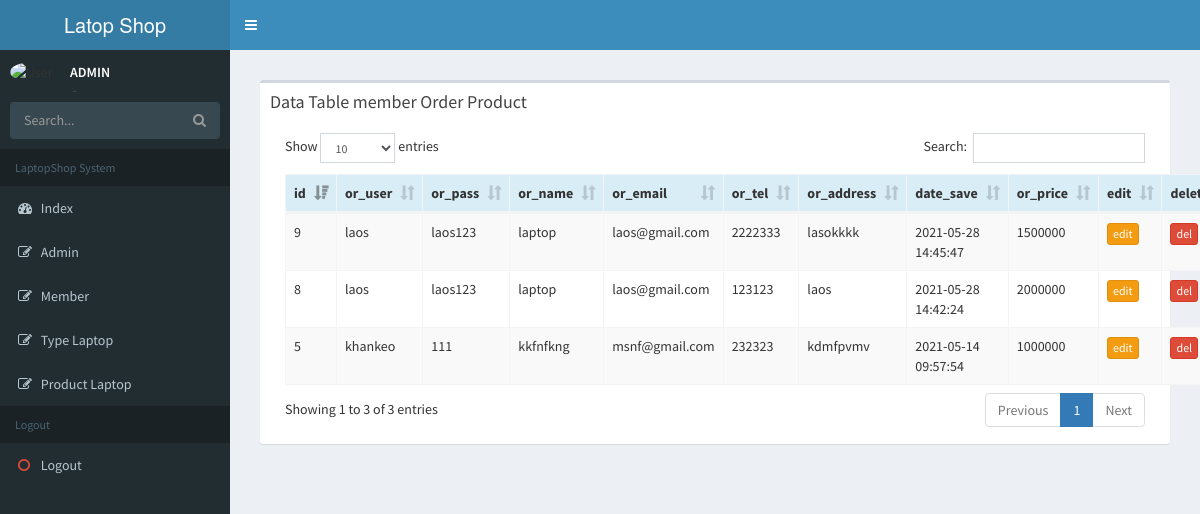
Screenshot of /backend/index.php with the database file from the repository.
### tables this page shows
CREATE TABLE `tbl_order` (
  `order_id` int(11) NOT NULL,
  `or_user` varchar(20) NOT NULL,
  `or_pass` varchar(20) NOT NULL,
  `or_name` varchar(100) NOT NULL,
  `or_email` varchar(100) NOT NULL,
  `or_tel` varchar(20) NOT NULL,
  `or_address` varchar(200) NOT NULL,
  `date_save` timestamp NOT NULL DEFAULT current_timestamp(),
  `or_price` decimal(10,0) NOT NULL
);

### backend/order_list.php (the view, shortened to what this page needs)
<?php
include('connections.php');
$query = "SELECT * FROM tbl_order ORDER BY order_id DESC" or die("Error:" . mysqli_error());
$result = mysqli_query($con, $query);
echo ' <table id="example1" class="table table-bordered table-striped">';
  echo "<thead>";
    echo "<tr class='info'>
      <th width='5%'>id</th>
      <th>or_user</th>
      <th>or_pass</th>
      <th>or_name</th>
      <th>or_email</th>
      <th>or_tel</th>
      <th>or_address</th>
      <th>date_save</th>
      <th>or_price</th>
       <th width=5%>edit</th>
      <th width=5%>delete</th>
    </tr>";
  echo "</thead>";
  while($row = mysqli_fetch_array($result)) {
  echo "<tr>";
    echo "<td>" .$row["order_id"] .  "</td> ";
    echo "<td>" .$row["or_user"] .  "</td> ";
    echo "<td>" .$row["or_pass"] .  "</td> ";
    echo "<td>" .$row["or_name"] .  "</td> ";
    echo "<td>" .$row["or_email"] .  "</td> ";
    echo "<td>" .$row["or_tel"] .  "</td> ";
    echo "<td>" .$row["or_address"] .  "</td> ";
    echo "<td>" .$row["date_save"] .  "</td> ";
    echo "<td>" .$row["or_price"] .  "</td> ";
     echo "<td><a href='#?act=edit&ID=$row[0]' class='btn btn-warning btn-xs'>edit</a></td> ";
    echo "<td><a href='order_form_del_db.php?ID=$row[0]' onclick=\"return confirm('Do you want to delete this record? !!!')\" class='btn btn-danger btn-xs'>del</a></td> ";
  echo "</tr>";
  }
echo "</table>";
?>

### rows the page displays
tbl_order: order_id "9", or_user "laos", or_pass "laos123", or_name "laptop", or_email "laos@gmail.com", or_tel "2222333", or_address "lasokkkk", date_save "2021-05-28 14:45:47", or_price "1500000"
tbl_order: order_id "8", or_user "laos", or_pass "laos123", or_name "laptop", or_email "laos@gmail.com", or_tel "123123", or_address "laos", date_save "2021-05-28 14:42:24", or_price "2000000"
tbl_order: order_id "5", or_user "khankeo", or_pass "111", or_name "kkfnfkng", or_email "msnf@gmail.com", or_tel "232323", or_address "kdmfpvmv", date_save "2021-05-14 09:57:54", or_price "1000000"
